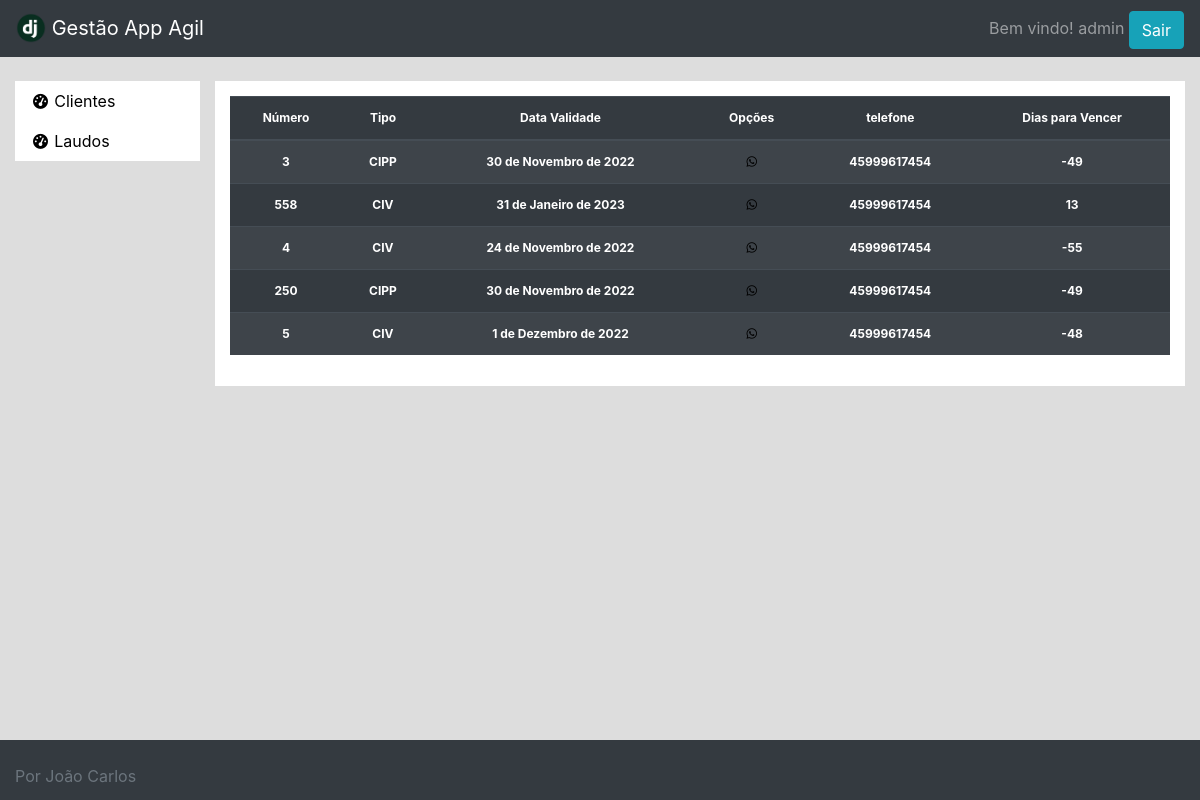
The app's page /wp/vencimento/ (signed in), older data.
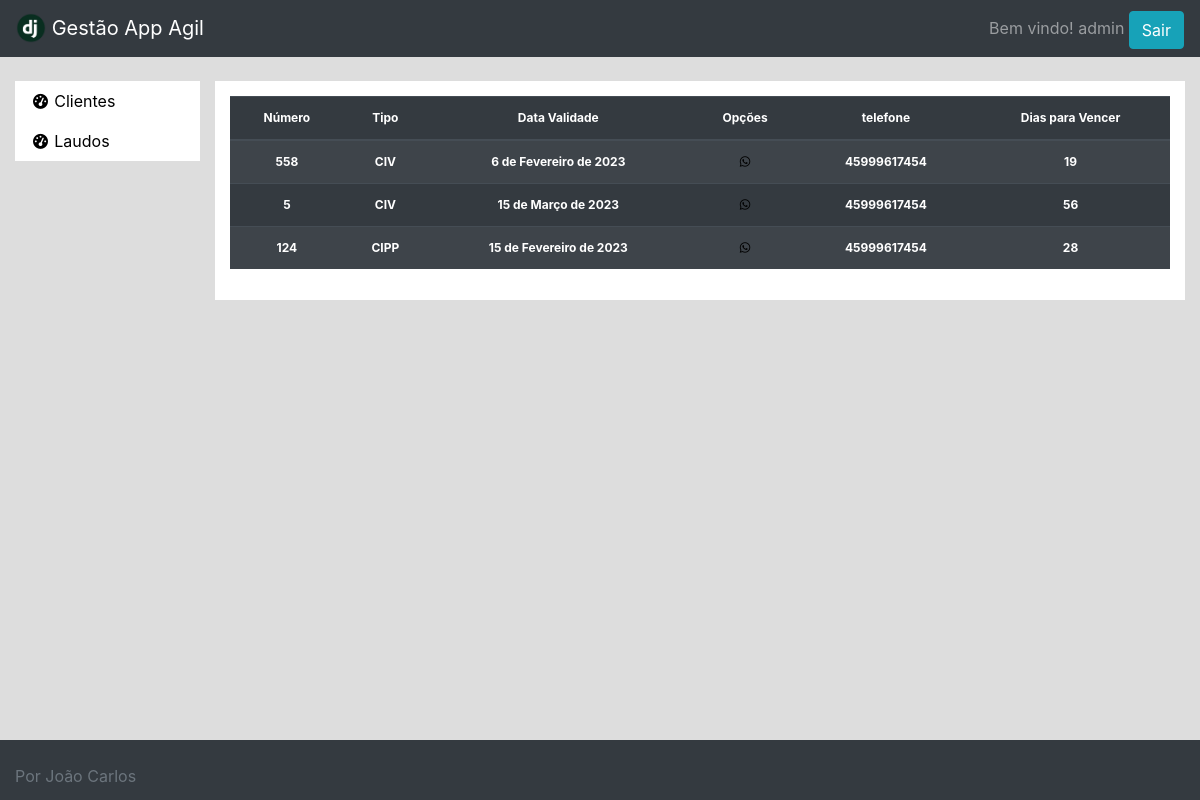
The same page, newer data.
### clientes/models.py (models this page shows, shortened)
class Laudo(models.Model):
    CIPP = 'CIPP'
    CIV = 'CIV'
    DATE_INPUT_FORMATS = ['%d/%m/%Y']
    numero = models.IntegerField(unique=True)
    cliente = models.ForeignKey(Person, on_delete=models.CASCADE, null=True, blank=True)
    tipo = models.CharField(max_length=4, choices=[(CIV, 'CIV'),(CIPP, 'CIPP')])
    dataLaudo = models.DateField()
    placa = models.CharField(help_text="formato XXX-XXXX", max_length=8)
    dataValidade = models.DateField()
    def get_days_left(self):
        return (self.dataValidade-date.today()).days

### wp/views.py (the view)
# urls.py: path('vencimento/', login_required(views.vencimento), name='vencimento'),
def vencimento(request):
    laudos = Laudo.objects.all()
    for laudo in laudos:
        laudo.telefone = laudo.cliente.whatsapp
        laudo.vencimento = Laudo.get_days_left(laudo)
    return render(request, 'wp/vencimento.html', {'laudos':laudos})

### wp/templates/wp/vencimento.html (shortened to what this page needs)
{% extends 'base.html' %}
{% load static %}
{% load bootstrap %}
{% block main %}
    <table class="table table-striped table-dark">
        <thead>
        <tr>
            <th scope="col">Número</th>
            <th scope="col">Tipo</th>
            <th scope="col">Data Validade</th>
            <th scope="col">Opções</th>
            <th scope="col">telefone</th>
            <th scope="col">Dias para Vencer</th>
        </tr>
        </thead>
        <tbody>
        {% for laudo in laudos %}
        <tr>
            <th>{{ laudo.numero }}</th>
            <th>{{ laudo.tipo }}</th>
            <th>{{ laudo.dataValidade }}</th>
            <th><a href="{% url 'prepare' laudo.pk %}"><i class="fa-brands fa-whatsapp"></a></i></th>
            <th>{{ laudo.telefone }}</th>
            <th>{{ laudo.vencimento }}</th>
        </tr>
        {% endfor %}
        </tbody>
    </table>
{% endblock %}
{% block footer %}
    {% include 'footer.html' %}
{% endblock %}

### templates/base.html (shortened to what this page needs)
{% load static %}
<!doctype html>
<html lang="en">
<head>
    <link rel="stylesheet" href="https://cdn.jsdelivr.net/npm/bootstrap@4.3.1/dist/css/bootstrap.min.css">
    <link rel="stylesheet" href="https://cdn.jsdelivr.net/npm/bootstrap@5.1.0/dist/js/bootstrap.bundle.min.js">
    <link rel="stylesheet" href="https://cdnjs.cloudflare.com/ajax/libs/font-awesome/6.2.0/css/all.min.css"/>
    <link rel="stylesheet" href="{% static 'style.css' %}"/>
    <link rel="stylesheet" href="https://cdnjs.cloudflare.com/ajax/libs/datepicker/0.6.5/datepicker.min.css" />
</head>
<body>
    <div class="wrapper">
        <nav class="navbar navbar-dark bg-dark">
            <div class="row">
                <div class="col">
                    <a class="navbar-brand" href="{% url 'home' %}">
                    <img src="{% static 'pngegg.png' %}"
                    width="30" height="30" class="d-inline-block align-top" alt="">
                    Gestão App Agil
                    </a>
                </div>
            </div>
            <div>
                {% if user.is_authenticated %}
                    <span class="navbar-text">Bem vindo! {{ user.username }}</span>
                    <a href="{% url 'logout' %}"><button class="btn btn-info">Sair</button></a>
                {% else %}
                    <span class="navbar-text"Faça o login</span>
                    <button class="btn btn-info"><a href="{% url 'login' %}">Login</a></button>
                {% endif %}
            </div>
        </nav>
        <br/>
        <div class="container-fluid">
            <div class="row dashboard-layout">
                <div class="col-2" id="clientes-list">
                    <div class="menu">
                        <ul class="nav flex-column">
                            <li class="nav-item">
                                <a class="nav-link" href="{% url 'person_list'%}">
                                    <i class="fas fa-fw fa-tachometer-alt"></i>
                                    <span>Clientes</span>
                                </a>
                            </li>
                        </ul>
                        <ul class="nav flex-column">
                            <li class="nav-item">
                                <a class="nav-link" href="{% url 'laudo_list' %}">
                                    <i class="fas fa-fw fa-tachometer-alt"></i>
                                    <span>Laudos</span>
                                </a>
                            </li>
                        </ul>
                    </div>
                </div>
                <div class="col-10" id="dashboard">
                    <div class="conteudo">
                        {% block main %}
                        {% endblock %}
                    </div>
                    </div>
                </div>
            </div>
        </div>
    {% block footer %}
    {% endblock %}
</body>
</html>

### templates/footer.html
<footer id="sticky-footer" class="footer flex-shrink-0 py-4 bg-dark text-white-50">
    <span class="text-muted">Por João Carlos</span>
</footer>

### static/style.css (style rules this page uses)
body { min-width: 100%; min-height: 100%; background-color: #d4d4d4c9; }
a:link { text-decoration: none; color: black; }
.wrapper { max-width: 100%; padding: 0px; height: 100%; }
.conteudo { padding: 15px; }
.menu { background-color: white; }
#clientes-list { padding-right: 0%; }
.conteudo { background-color: white; }
.nav-link { color:black; }
.nav-item i { font-size: 15px; }
.table { align-items: center; text-align: center; }
.table tr { font-size: 12px; }
.footer { position: absolute; bottom: 0; width: 100%; height: 60px; padding-left: 15px; }

Row changes from the older to the newer data that the page shows:
removed Laudo: numero "3", tipo "CIPP", dataValidade "30 de Novembro de 2022", telefone "45999617454", vencimento "-49"
removed Laudo: numero "4", tipo "CIV", dataValidade "24 de Novembro de 2022", telefone "45999617454", vencimento "-55"
removed Laudo: numero "250", tipo "CIPP", dataValidade "30 de Novembro de 2022", telefone "45999617454", vencimento "-49"
changed Laudo: dataValidade "31 de Janeiro de 2023" → "6 de Fevereiro de 2023"; vencimento "13" → "19"
changed Laudo: dataValidade "1 de Dezembro de 2022" → "15 de Março de 2023"; vencimento "-48" → "56"
added Laudo: numero "124", tipo "CIPP", dataValidade "15 de Fevereiro de 2023", telefone "45999617454", vencimento "28"
